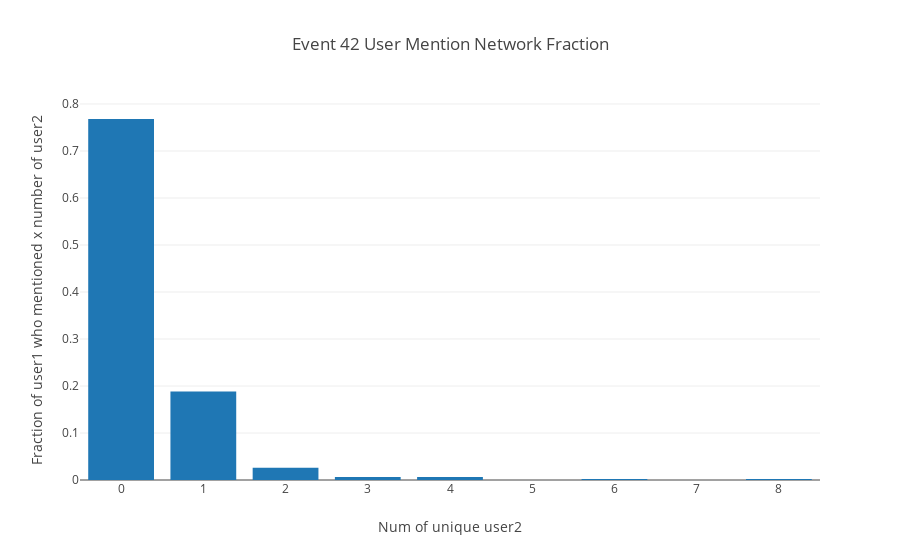
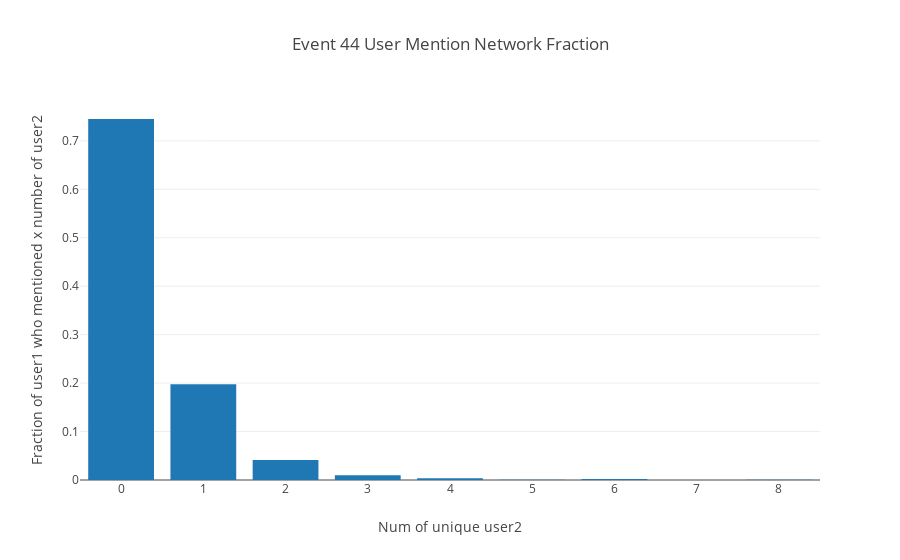
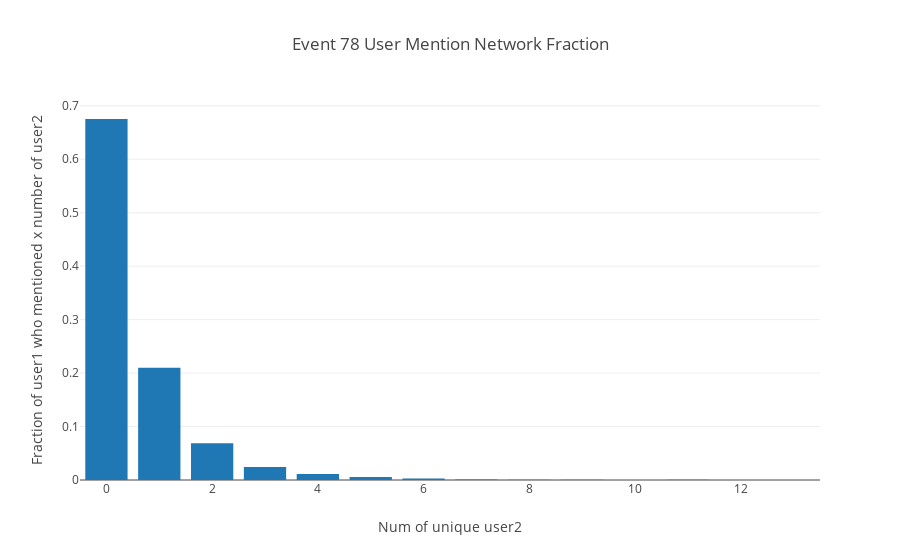

Source (notebook cell) for these figures, in order:
### Code cell
def graph_for_mention_frac(path, events):
    for event in events:
        file_name = os.path.join(path, "{}_mention_network.csv".format(event))
        mention_ct = count_unique_user2(file_name, event)
        mention_frac = get_mention_fraction(mention_ct)
        print(mention_frac)
        trace1 = Bar(
                x=['%s'%i for i in range(0, len(mention_frac)+1)],
                y=mention_frac,
                showlegend=False)
        layout=Layout(
                xaxis=XAxis(title='Num of unique user2'),
                yaxis=YAxis(title='Fraction of user1 who mentioned x number of user2'),
                title='Event {} User Mention Network Fraction'.format(event))

        data = Data([trace1])
        fig = Figure(data=data, layout=layout)
        plotly.offline.iplot(fig, filename="my plot")

graph_for_mention_frac(mention_path, [42, 44, 78])

### Figure 1 — Plotly figure (JSON) as saved in the notebook; plotly's stock layout.template omitted (floating-point values rounded to 4 significant figures)
{"data": [{"showlegend": false, "type": "bar", "x": ["0", "1", "2", "3", "4", "5", "6", "7", "8", "9"], "y": [0.7681, 0.1882, 0.02626, 0.006565, 0.006565, 0, 0.002188, 0, 0.002188]}], "layout": {"title": "Event 42 User Mention Network Fraction", "xaxis": {"title": "Num of unique user2"}, "yaxis": {"title": "Fraction of user1 who mentioned x number of user2"}}}

### Figure 2 — Plotly figure (JSON) as saved in the notebook; plotly's stock layout.template omitted (floating-point values rounded to 4 significant figures)
{"data": [{"showlegend": false, "type": "bar", "x": ["0", "1", "2", "3", "4", "5", "6", "7", "8", "9"], "y": [0.7451, 0.1975, 0.04134, 0.009728, 0.003405, 0.0004864, 0.001946, 0, 0.0004864]}], "layout": {"title": "Event 44 User Mention Network Fraction", "xaxis": {"title": "Num of unique user2"}, "yaxis": {"title": "Fraction of user1 who mentioned x number of user2"}}}

### Figure 3 — Plotly figure (JSON) as saved in the notebook; plotly's stock layout.template omitted (floating-point values rounded to 4 significant figures)
{"data": [{"showlegend": false, "type": "bar", "x": ["0", "1", "2", "3", "4", "5", "6", "7", "8", "9", "10", "11", "12", "13", "14"], "y": [0.6753, 0.2098, 0.06856, 0.02451, 0.01105, 0.005606, 0.002723, 0.001121, 0.0004805, 0.0003204, 0, 0.0003204, 0, 0.0001602]}], "layout": {"title": "Event 78 User Mention Network Fraction", "xaxis": {"title": "Num of unique user2"}, "yaxis": {"title": "Fraction of user1 who mentioned x number of user2"}}}
